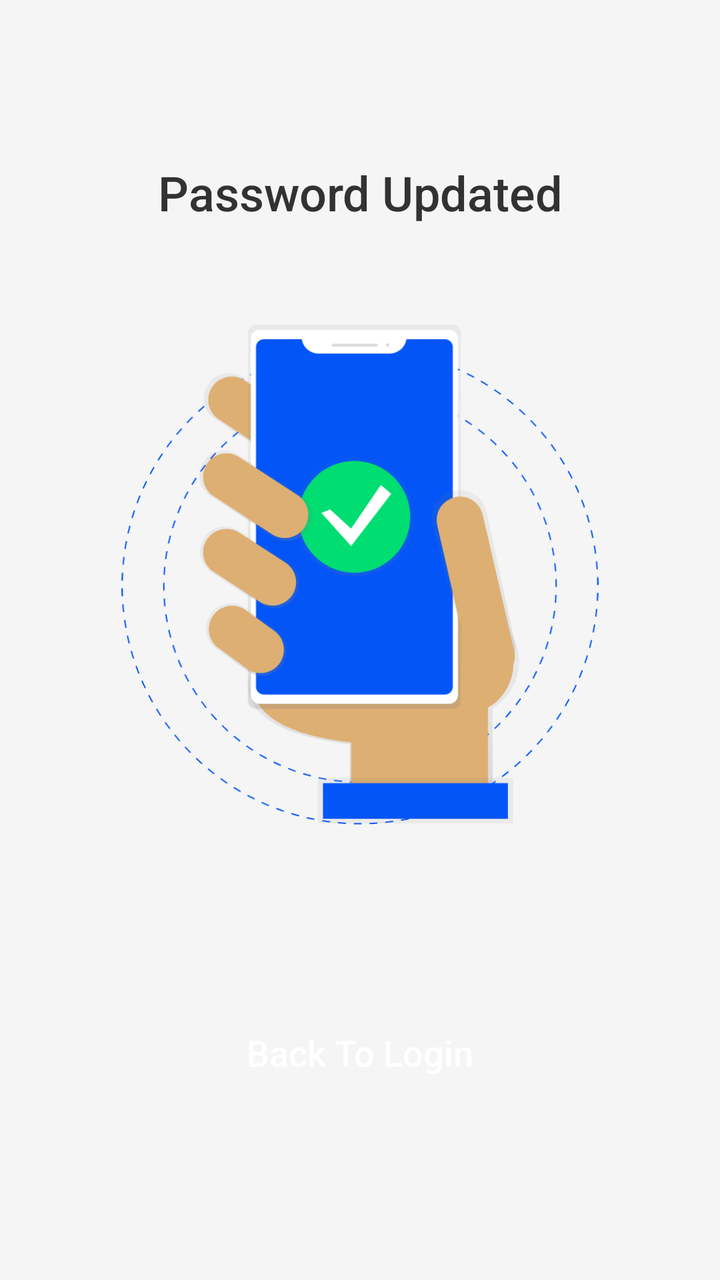
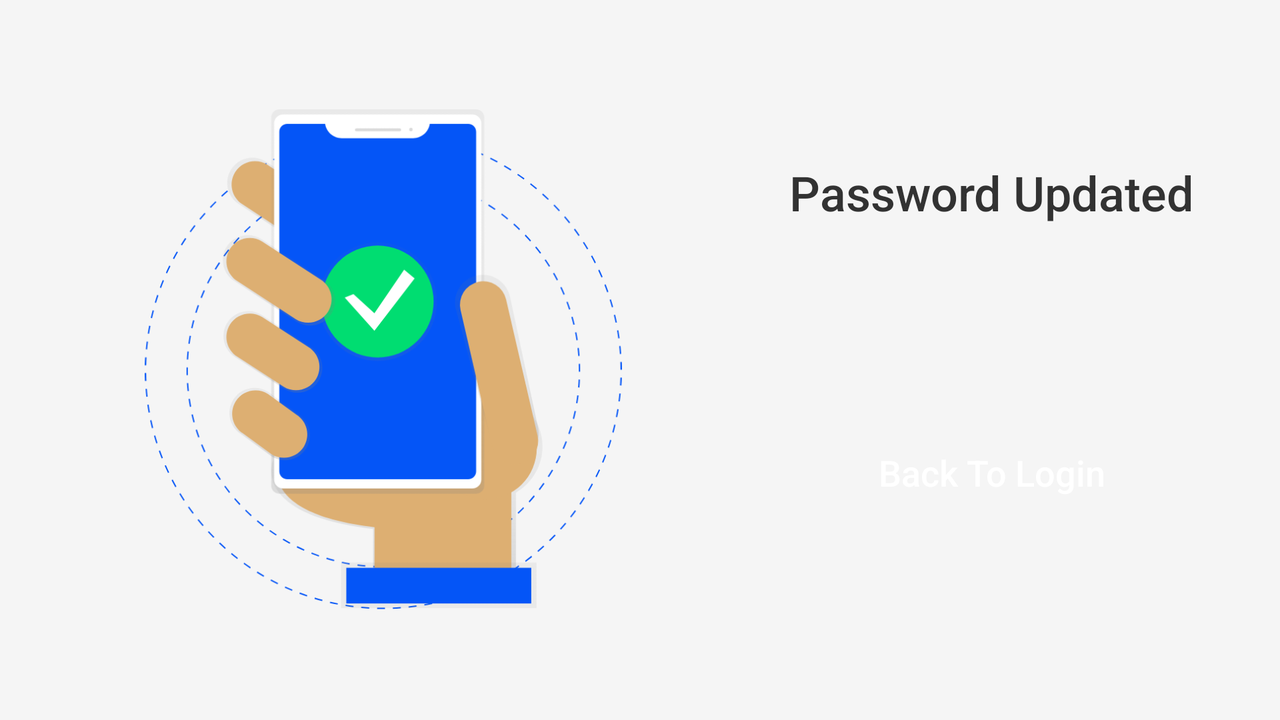

Two renders of one Android screen. The first uses the default layout on a phone; the second uses the alternative layout the repository ships for a different screen configuration, on a matching device. The two XML files are below.
<!-- AndroidManifest.xml: application theme AppTheme -->
<!-- res/layout/activity_forget_password4.xml -->
<?xml version="1.0" encoding="utf-8"?>
<androidx.constraintlayout.widget.ConstraintLayout xmlns:android="http://schemas.android.com/apk/res/android"
    xmlns:app="http://schemas.android.com/apk/res-auto"
    xmlns:tools="http://schemas.android.com/tools"
    android:layout_width="match_parent"
    android:layout_height="match_parent"
    android:background="@color/lightWhite"
    tools:context="dev.dileepabandara.railwayguider.Common.ForgetPassword4">

    <ProgressBar
        android:id="@+id/progressBarResetPassOK"
        style="?android:attr/progressBarStyle"
        android:layout_width="40dp"
        android:layout_height="40dp"
        android:layout_gravity="center_horizontal"
        android:layout_marginTop="20dp"
        android:layout_marginEnd="20dp"
        android:visibility="invisible"
        app:layout_constraintEnd_toEndOf="parent"
        app:layout_constraintTop_toTopOf="parent" />

    <TextView
        android:id="@+id/text1"
        android:layout_width="wrap_content"
        android:layout_height="wrap_content"
        android:layout_marginTop="80dp"
        android:fontFamily="sans-serif-medium"
        android:text="Password Updated"
        android:textColor="@color/font_colorDark"
        android:textSize="24sp"
        android:transitionName="text1"
        app:layout_constraintEnd_toEndOf="parent"
        app:layout_constraintStart_toStartOf="parent"
        app:layout_constraintTop_toTopOf="parent" />

    <ImageView
        android:id="@+id/imageView15"
        android:layout_width="320dp"
        android:layout_height="250dp"
        android:layout_marginTop="50dp"
        android:src="@drawable/activity_verify_password"
        app:layout_constraintEnd_toEndOf="parent"
        app:layout_constraintStart_toStartOf="parent"
        app:layout_constraintTop_toBottomOf="@+id/text1" />

    <Button
        android:id="@+id/btnUpdatePassComplete"
        android:layout_width="270dp"
        android:layout_height="50dp"
        android:layout_gravity="center"
        android:background="@drawable/design_button"
        android:fontFamily="sans-serif-medium"
        android:gravity="center"
        android:text="Back To Login"
        android:textAllCaps="false"
        android:textColor="@color/white"
        android:textSize="18sp"
        app:layout_constraintBottom_toBottomOf="parent"
        app:layout_constraintEnd_toEndOf="parent"
        app:layout_constraintStart_toStartOf="parent"
        app:layout_constraintTop_toBottomOf="@+id/imageView15" />

</androidx.constraintlayout.widget.ConstraintLayout>
<!-- resources referenced by this layout -->
<resources>
  <color name="font_colorDark">#323232</color>
  <color name="lightWhite">#f5f5f5</color>
  <color name="white">#fff</color>
  <!-- drawable activity_verify_password: png bitmap (drawable, 88076 bytes) -->
  <style name="AppTheme" parent="Theme.AppCompat.Light.NoActionBar">
          
          <item name="colorPrimary">@color/colorPrimary</item>
          <item name="colorPrimaryDark">@color/colorPrimaryDark</item>
          <item name="colorAccent">@color/colorAccent</item>
          
          
  
          
          <item name="android:windowContentTransitions">true</item>
      </style>
  <color name="colorPrimary">#0455F7</color>
  <color name="colorPrimaryDark">#0455F7</color>
  <color name="colorAccent">#0455F7</color>
</resources>
<!-- res/layout-land/activity_forget_password4.xml (the repository's variant of the layout above) -->
<!-- drawn on the phone turned sideways -->
<?xml version="1.0" encoding="utf-8"?>
<androidx.constraintlayout.widget.ConstraintLayout xmlns:android="http://schemas.android.com/apk/res/android"
    xmlns:app="http://schemas.android.com/apk/res-auto"
    xmlns:tools="http://schemas.android.com/tools"
    android:layout_width="match_parent"
    android:layout_height="match_parent"
    android:background="@color/lightWhite"
    tools:context="dev.dileepabandara.railwayguider.Common.ForgetPassword4">

    <ProgressBar
        android:id="@+id/progressBarResetPassOK"
        style="?android:attr/progressBarStyle"
        android:layout_width="40dp"
        android:layout_height="40dp"
        android:layout_gravity="center_horizontal"
        android:layout_marginTop="20dp"
        android:layout_marginEnd="20dp"
        android:visibility="invisible"
        app:layout_constraintEnd_toEndOf="parent"
        app:layout_constraintTop_toTopOf="parent" />

    <TextView
        android:id="@+id/text1"
        android:layout_width="wrap_content"
        android:layout_height="wrap_content"
        android:layout_marginTop="80dp"
        android:fontFamily="sans-serif-medium"
        android:text="Password Updated"
        android:textColor="@color/font_colorDark"
        android:textSize="24sp"
        android:transitionName="text1"
        app:layout_constraintEnd_toEndOf="parent"
        app:layout_constraintStart_toEndOf="@+id/imageView15"
        app:layout_constraintTop_toTopOf="parent" />

    <ImageView
        android:id="@+id/imageView15"
        android:layout_width="320dp"
        android:layout_height="250dp"
        android:src="@drawable/activity_verify_password"
        app:layout_constraintBottom_toBottomOf="parent"
        app:layout_constraintEnd_toEndOf="parent"
        app:layout_constraintHorizontal_bias="0.099"
        app:layout_constraintStart_toStartOf="parent"
        app:layout_constraintTop_toTopOf="parent"
        app:layout_constraintVertical_bias="0.496" />

    <Button
        android:id="@+id/btnUpdatePassComplete"
        android:layout_width="270dp"
        android:layout_height="50dp"
        android:layout_gravity="center"
        android:background="@drawable/design_button"
        android:fontFamily="sans-serif-medium"
        android:gravity="center"
        android:text="Back To Login"
        android:textAllCaps="false"
        android:textColor="@color/white"
        android:textSize="18sp"
        app:layout_constraintBottom_toBottomOf="parent"
        app:layout_constraintEnd_toEndOf="parent"
        app:layout_constraintStart_toEndOf="@+id/imageView15"
        app:layout_constraintTop_toBottomOf="@+id/text1" />

</androidx.constraintlayout.widget.ConstraintLayout>
